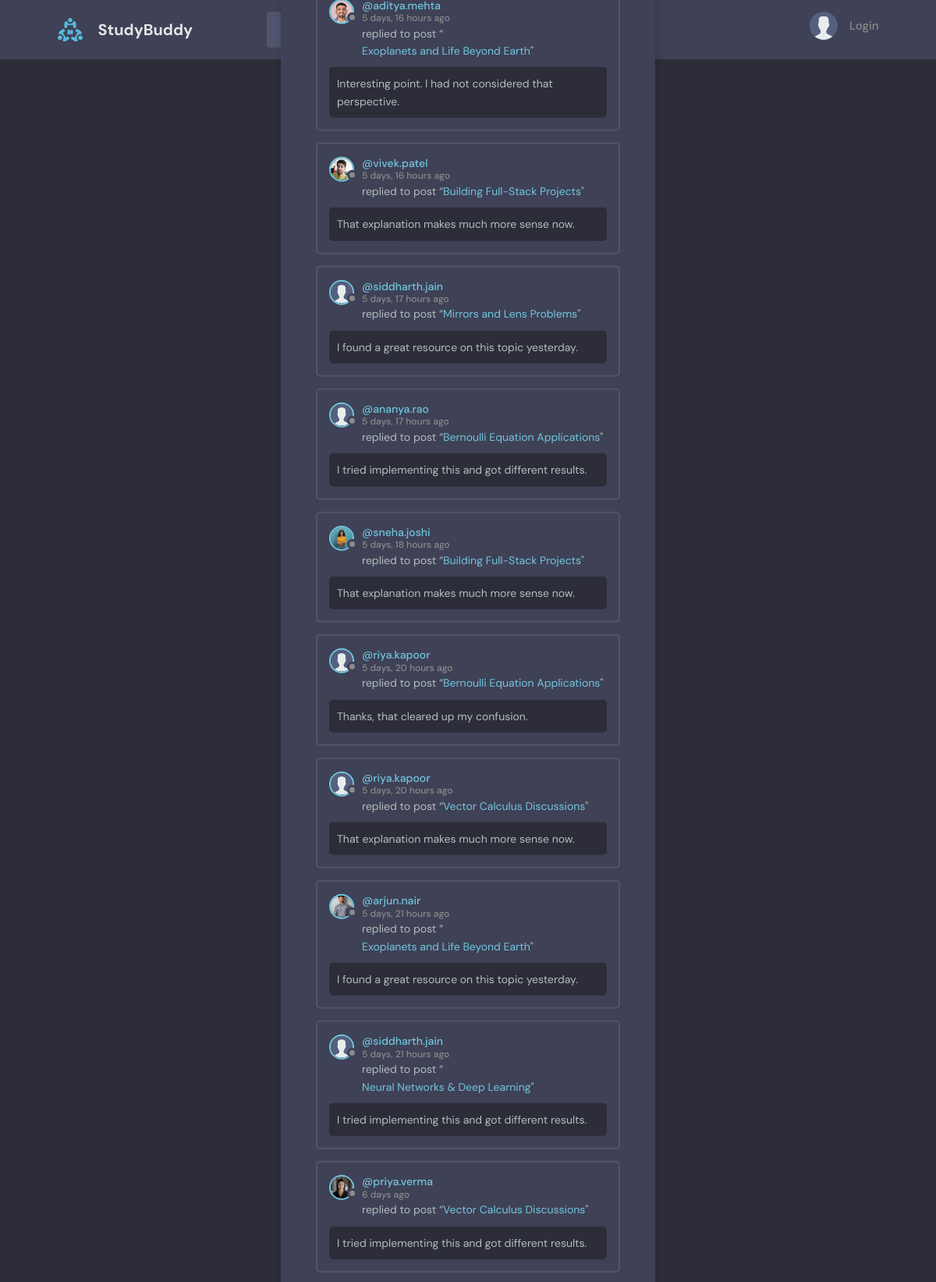
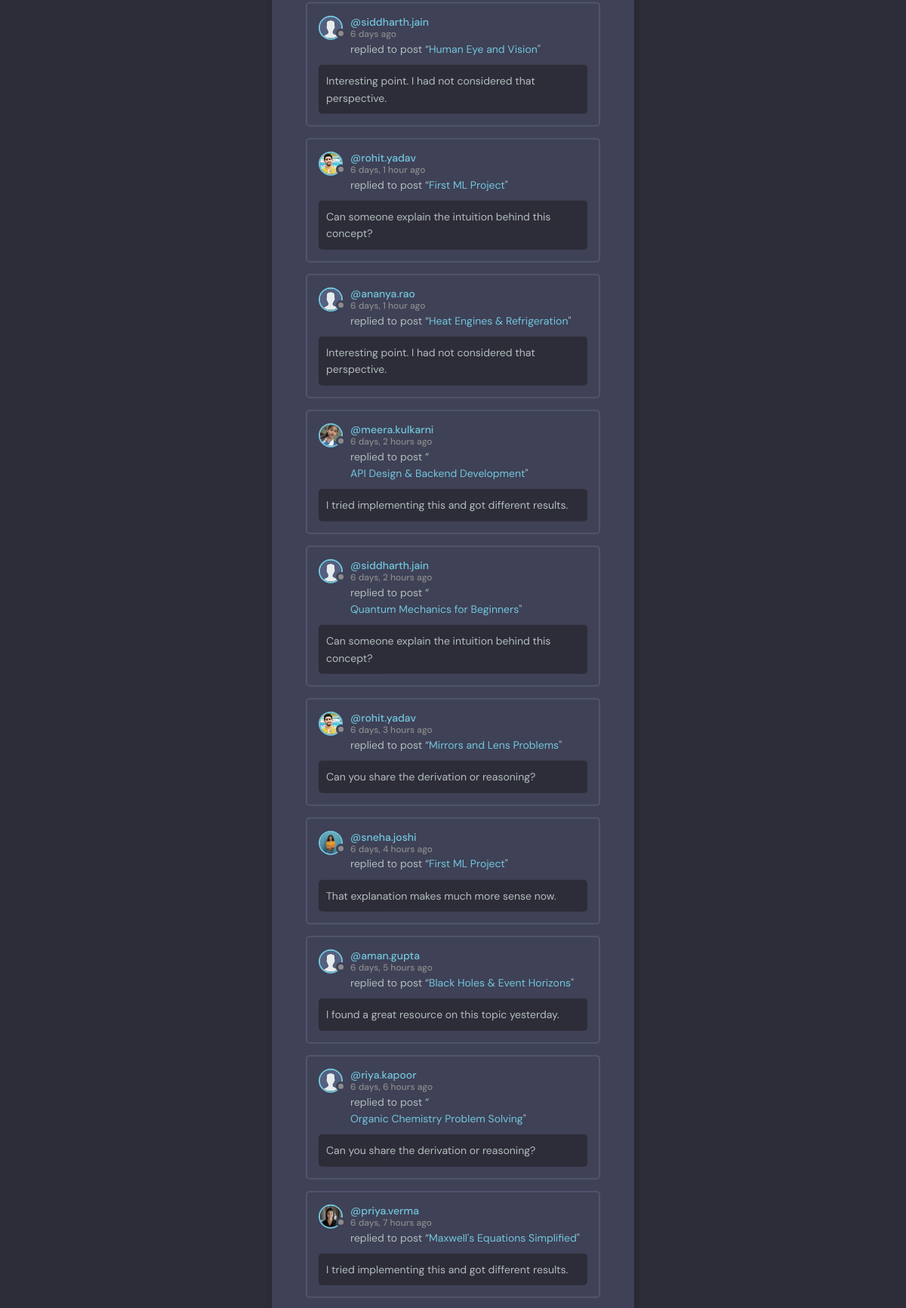
The page /recent-activities/ (upper part) on the database its author committed (2 pictures, top to bottom).
### base/models.py (models this page shows, shortened)
class Message(models.Model):
    user = models.ForeignKey(User, on_delete=models.CASCADE)
    room = models.ForeignKey(Room, on_delete=models.CASCADE)
    body = models.TextField()
    create = models.DateTimeField(auto_now_add=True)
    update = models.DateTimeField(auto_now=True)
    class Meta:
        ordering = ["-update", "-create"]

class User(AbstractUser):
    name = models.CharField(max_length = 200, null = True)
    email = models.EmailField(unique = True, null = True)
    bio = models.TextField(null = True)
    avatar = models.ImageField(null = True, default = "avatar.svg")
    USERNAME_FIELD = 'email'
    REQUIRED_FIELDS = []

class Room(models.Model):
    host = models.ForeignKey(User, on_delete=models.SET_NULL, null = True)
    topic = models.ForeignKey(Topic, on_delete=models.SET_NULL, null = True)
    name = models.CharField(max_length = 200)
    description = models.TextField(null = True, blank = True)
    participants = models.ManyToManyField(User, related_name='participants', blank = True)
    create = models.DateTimeField(auto_now_add=True)
    update = models.DateTimeField(auto_now=True)
    class Meta:
        ordering = ["-update", "-create"]
    def __str__(self):
        return self.name

### base/views.py (the view)
# urls.py: path('recent-activities/', views.recent_activities, name = "recent-activities"),
def recent_activities(request):
    comments = Message.objects.all()
    context = {'comments': comments}
    return render(request, 'base/recent_activities.html', context)

### base/templates/base/recent_activities.html (shortened to what this page needs)
{% extends 'main.html' %}
{% block content %}
    <main class="layout">
      <div class="container">
        <div class="layout__box">
          <div class="activities-page layout__body">
            {% for comment in comments%}
            <div class="activities__box">
              <div class="activities__boxHeader roomListRoom__header">
                <a href="{% url 'user-profile' comment.user.id %}" class="roomListRoom__author">
                  <div class="avatar avatar--small">
                    <img src="{{comment.user.avatar.url}}" />
                  </div>
                  <p>
                    @{{comment.user.username}}
                    <span>{{comment.create|timesince}} ago</span>
                  </p>
                </a>
              </div>
              <div class="activities__boxContent">
                <p>replied to post “<a href="{% url 'room page' comment.room.id %}">{{comment.room}}</a>"</p>
                <div class="activities__boxRoomContent">
                  {{comment.body}}
                </div>
              </div>
            </div>
            {% endfor %}
          </div>
        </div>
      </div>
    </main>
{% endblock %}

### static/styles/style.css (style rules this page uses)
:root { --color-main: #71c6dd; --color-main-light: #e1f6fb; --color-dark: #3f4156; --color-dark-medium: #51546e; --color-dark-light: #696d97; --color-light: #e5e5e5; --color-gray: #8b8b8b; --color-light-gray: #b2bdbd; --color-bg: #2d2d39; --color-success: #5dd693; --color-error: #fc4b0b; }
* { font-family: "DM Sans", -apple-system, BlinkMacSystemFont, "Segoe UI", Roboto, Oxygen, Ubuntu, Cantarell, "Open Sans", "Helvetica Neue", sans-serif; margin: 0; padding: 0; box-sizing: border-box; text-rendering: optimizeLegibility; font-size: inherit; }
html { font-size: 56.25%; }
@media only screen and (min-width: 1200px) { html { font-size: 62.5%; } }
body { line-height: 1.6; font-weight: 400; font-size: 1.5rem; color: var(--color-light-gray); background-color: var(--color-bg); min-height: 100vh; }
.container { max-width: 120rem; width: 90%; margin: auto; }
.layout { margin-top: 2.4rem; }
.layout > .container { display: flex; justify-content: space-between; align-items: flex-start; }
.layout__box { width: 90%; max-width: 48rem; min-height: 40rem; position: absolute; top: 50%; left: 50%; transform: translate(-50%, -46%); background-color: var(--color-dark); border-radius: 1rem; box-shadow: 1px 1px 6px 3px rgba(0, 0, 0, 0.1); overflow: hidden; }
.layout__body { margin: 3rem; }

### rows shown on the page
Message: user.avatar (picture), create "5 days, 16 hours", room "Exoplanets and Life Beyond Earth", body "Interesting point. I had not considered that perspective."
Message: user.avatar (picture), user.username "vivek.patel", create "5 days, 16 hours", room "Building Full-Stack Projects", body "That explanation makes much more sense now."
Message: user.avatar (placeholder picture), user.username "siddharth.jain", create "5 days, 17 hours", room "Mirrors and Lens Problems", body "I found a great resource on this topic yesterday."
Message: user.avatar (placeholder picture), user.username "ananya.rao", create "5 days, 17 hours", room "Bernoulli Equation Applications", body "I tried implementing this and got different results."
Message: user.avatar (picture), user.username "sneha.joshi", create "5 days, 18 hours", room "Building Full-Stack Projects", body "That explanation makes much more sense now."
Message: user.avatar (placeholder picture), user.username "riya.kapoor", create "5 days, 20 hours", room "Bernoulli Equation Applications", body "Thanks, that cleared up my confusion."
Message: user.avatar (placeholder picture), user.username "riya.kapoor", create "5 days, 20 hours", room "Vector Calculus Discussions", body "That explanation makes much more sense now."
Message: user.avatar (picture), user.username "arjun.nair", create "5 days, 21 hours", room "Exoplanets and Life Beyond Earth", body "I found a great resource on this topic yesterday."
Message: user.avatar (placeholder picture), user.username "siddharth.jain", create "5 days, 21 hours", room "Neural Networks & Deep Learning", body "I tried implementing this and got different results."
Message: user.avatar (picture), user.username "priya.verma", create "6 days", room "Vector Calculus Discussions", body "I tried implementing this and got different results."
Message: user.avatar (placeholder picture), user.username "siddharth.jain", create "6 days", room "Human Eye and Vision", body "Interesting point. I had not considered that perspective."
Message: user.avatar (picture), user.username "rohit.yadav", create "6 days, 1 hour", room "First ML Project", body "Can someone explain the intuition behind this concept?"
Message: user.avatar (placeholder picture), user.username "ananya.rao", create "6 days, 1 hour", room "Heat Engines & Refrigeration", body "Interesting point. I had not considered that perspective."
Message: user.avatar (picture), user.username "meera.kulkarni", create "6 days, 2 hours", room "API Design & Backend Development", body "I tried implementing this and got different results."
Message: user.avatar (placeholder picture), user.username "siddharth.jain", create "6 days, 2 hours", room "Quantum Mechanics for Beginners", body "Can someone explain the intuition behind this concept?"
Message: user.avatar (picture), user.username "rohit.yadav", create "6 days, 3 hours", room "Mirrors and Lens Problems", body "Can you share the derivation or reasoning?"
Message: user.avatar (picture), user.username "sneha.joshi", create "6 days, 4 hours", room "First ML Project", body "That explanation makes much more sense now."
Message: user.avatar (placeholder picture), user.username "aman.gupta", create "6 days, 5 hours", room "Black Holes & Event Horizons", body "I found a great resource on this topic yesterday."
Message: user.avatar (placeholder picture), user.username "riya.kapoor", create "6 days, 6 hours", room "Organic Chemistry Problem Solving", body "Can you share the derivation or reasoning?"
Message: user.avatar (picture), user.username "priya.verma", create "6 days, 7 hours", room "Maxwell's Equations Simplified", body "I tried implementing this and got different results."
